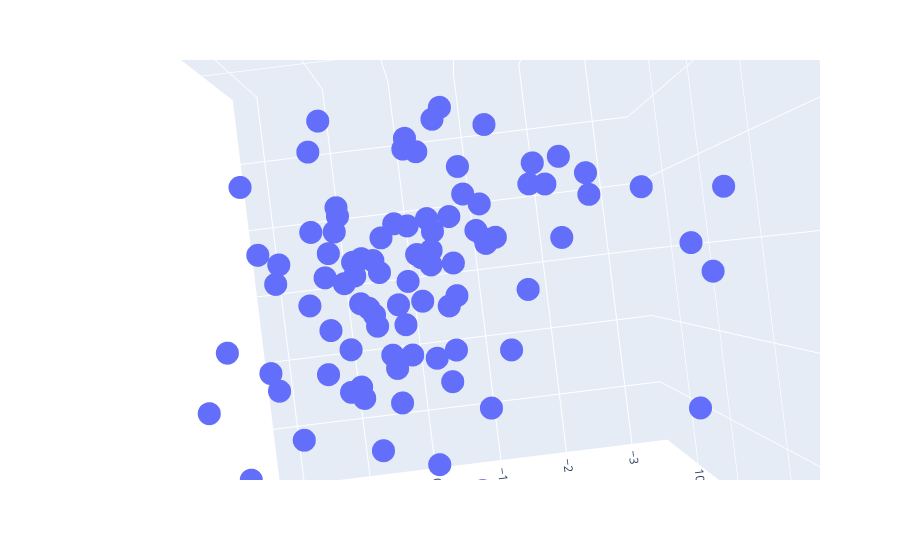

Notebook source saved alongside this figure:
### Code cell
fig = px.scatter_3d(df, x='feature1', y='feature2', z='target')

fig.show()
